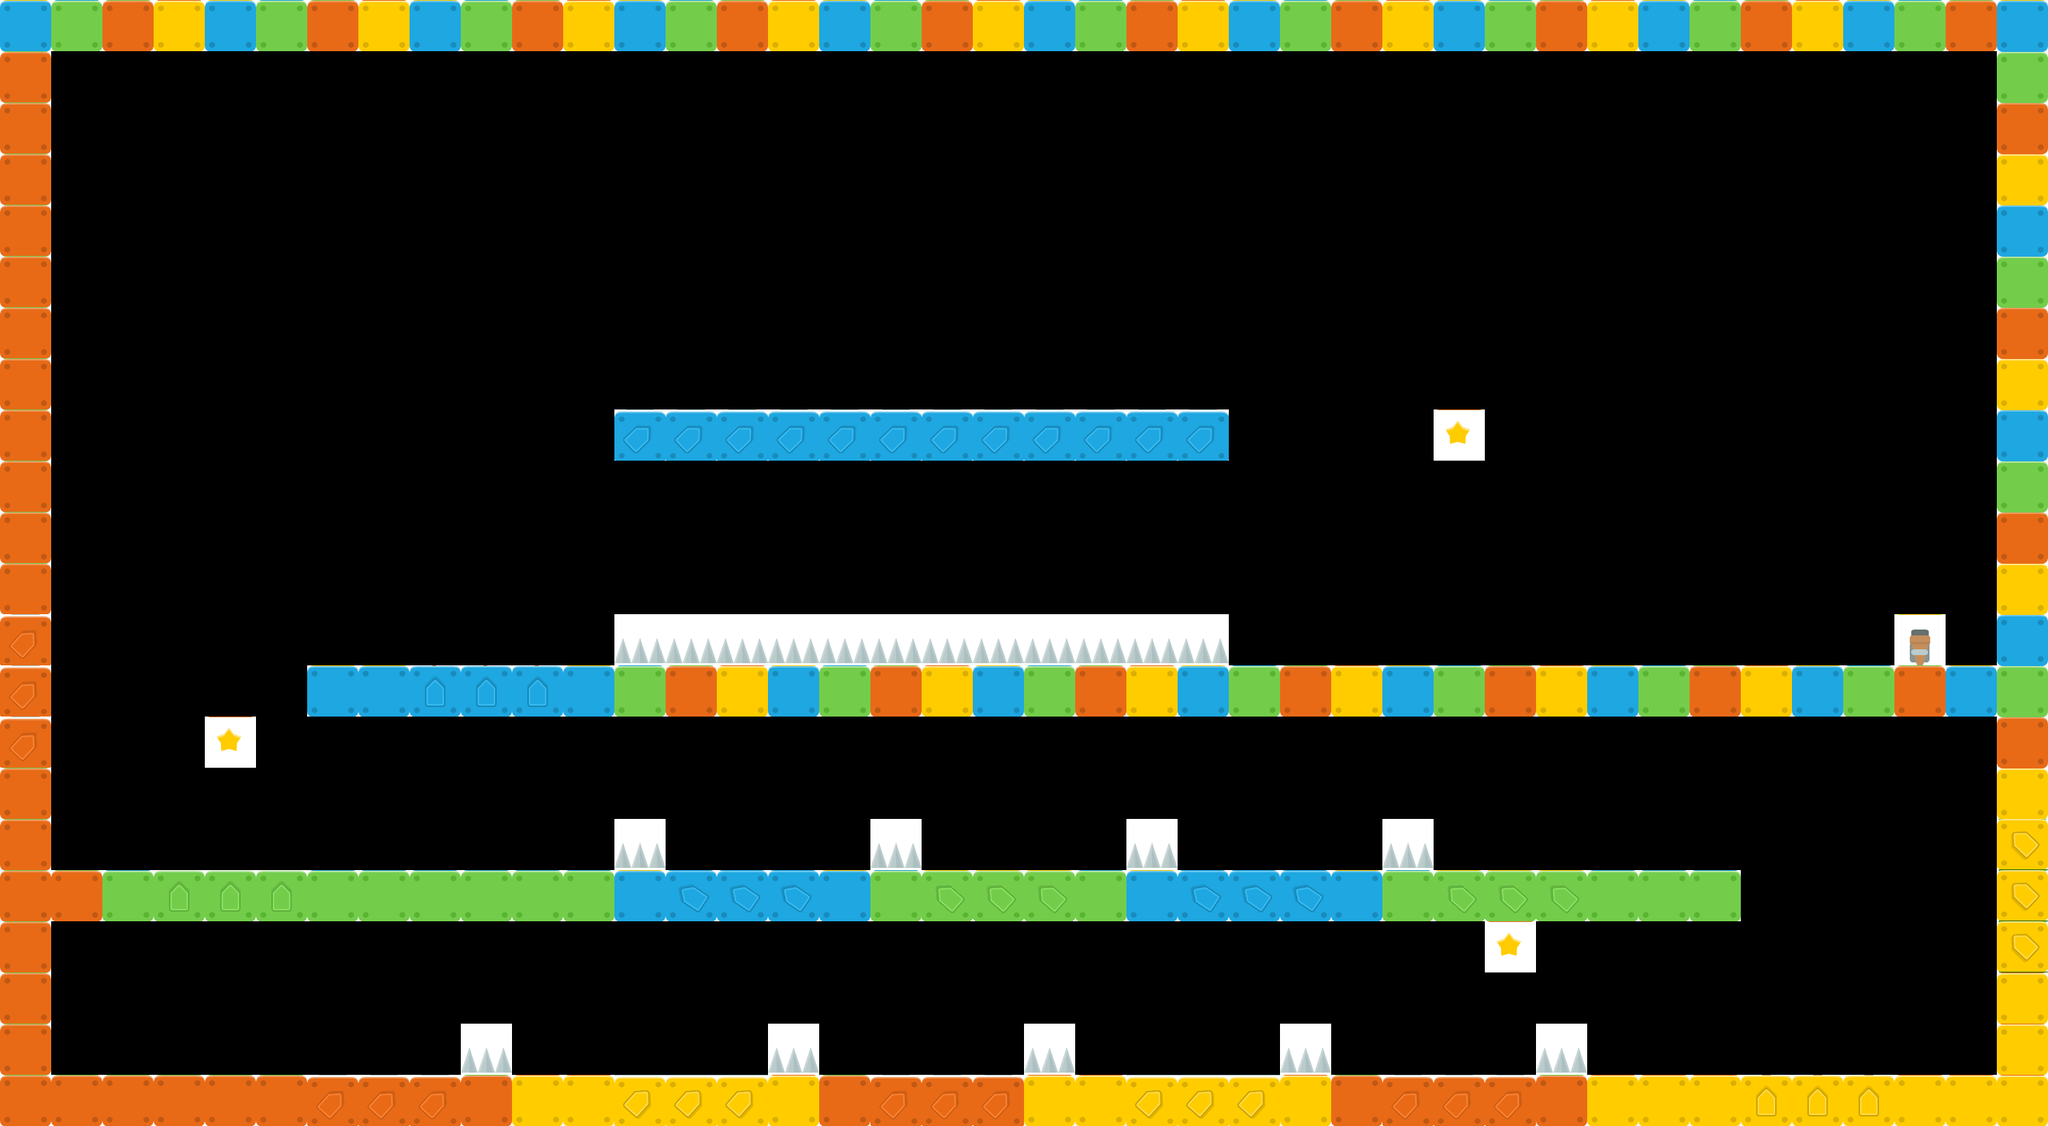

Below is a game level as drawn by its tile map, then a one-line description and the .tmx that defines it (tile-layer data replaced by summaries):
An orthogonal 40x22 tile map with 70x70 px tiles, 1 tile layer (tilesLayer).

<map version="1.0" orientation="orthogonal" width="40" height="22" tilewidth="70" tileheight="70">
 <tileset firstgid="1" source="tilesheet.tsx" />
 <layer name="tilesLayer" width="40" height="22">
  <data>[880 cells, 223 non-empty, 16 distinct tile ids]</data>
 </layer>
</map>
